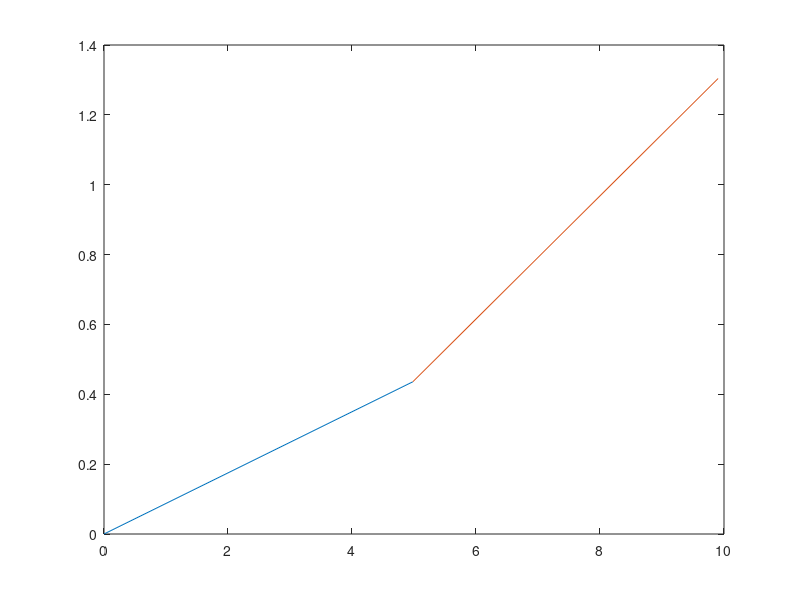
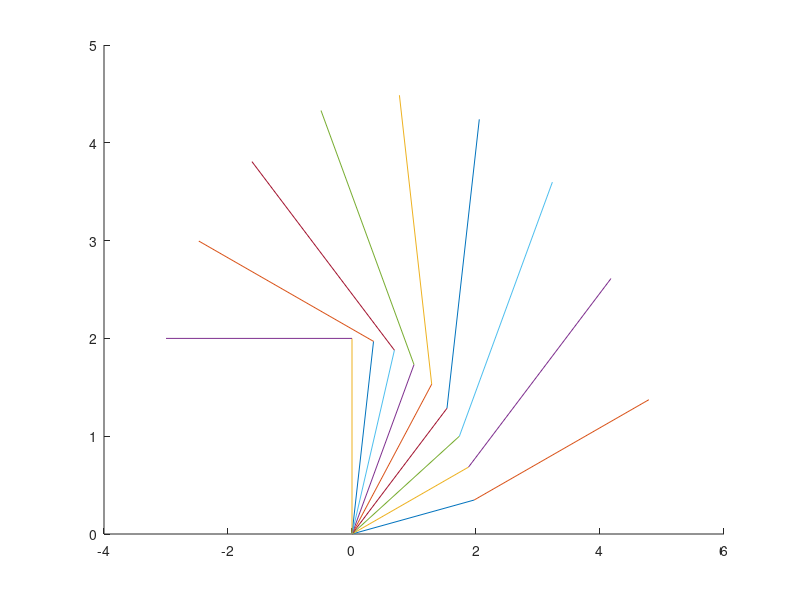
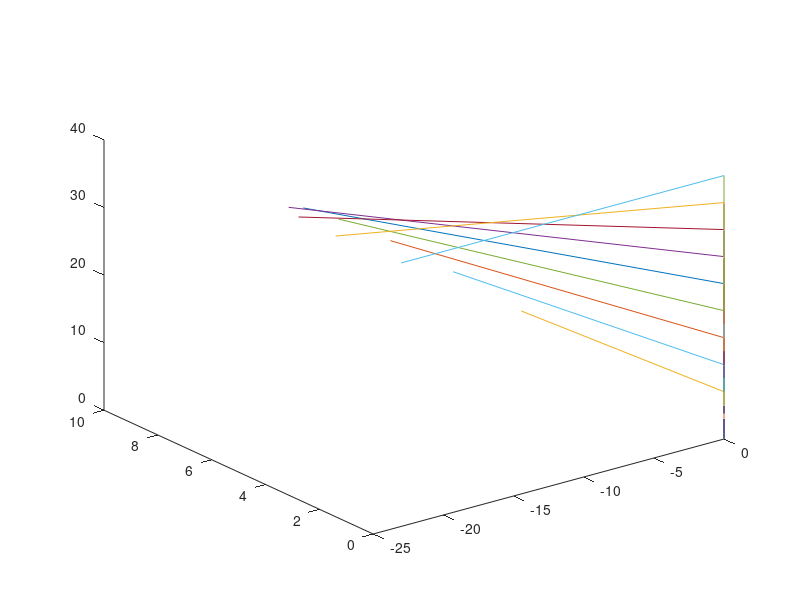

The MATLAB source for these figures, in order:
%% IR Lab 10

%% Task 1

alpha1 = input('alpha1: ');
alpha2 = input('alpha2: ');

theeta1 = input('theeta1: ');
theeta2 = input('theeta2: ');

x0 = 0;
y0 = 0;

x1 = alpha1*cosd(theeta1);
y1 = alpha1*sind(theeta1);

x2 = alpha1*cosd(theeta1) + alpha2*cosd(theeta1 + theeta2);
y2 = alpha1*sind(theeta1) + alpha2*sind(theeta1 + theeta2);

figure, plot([x0,x1],[y0,y1],[x1,x2],[y1,y2]);

%% Task 2

alpha1 = 2;
alpha2 = 3;
theeta1 = 10;
theeta2 = 10;
figure;
hold on;

for n = 1:9
    
    x0 = 0;
    y0 = 0;

    x1 = alpha1*cosd(theeta1);
    y1 = alpha1*sind(theeta1);

    x2 = alpha1*cosd(theeta1) + alpha2*cosd(theeta1 + theeta2);
    y2 = alpha1*sind(theeta1) + alpha2*sind(theeta1 + theeta2);

    plot([x0,x1],[y0,y1],[x1,x2],[y1,y2]);
    
    theeta1 = theeta1 + 10;
    theeta2 = theeta2 + 10;

end

%% Task 3

d1 = 3;
d2 = 4;
d3 = 7;

th1 = 10;

figure;

for j = 1:9
    
a = [0 0 0];
al = [0 -90 0];
d = [d1 d2 d3];
th = [th1 0 0];

A = zeros(4,4,3);

for i = 1:3
    A(:,:,i) = [cosd(th(i)) -sind(th(i))*cosd(al(i)) sind(th(i))*sind(al(i)) a(i)*cosd(th(i));
    sind(th(i)) cosd(th(i))*cosd(al(i)) -cosd(th(i))*sind(al(i)) a(i)*sind(th(i));
    0 sind(al(i)) cosd(al(i)) d(i); 0 0 0 1];
end

H = A(:,:,1)*A(:,:,2)*A(:,:,3);

x0 = 0;
y0 = 0;
z0 = 0;

B = A(:,:,1);
x1 = B(1,4);
y1 = B(2,4);
z1 = B(3,4);

C = A(:,:,1)*A(:,:,2);
x2 = C(1,4);
y2 = C(2,4);
z2 = C(3,4);

D = A(:,:,1)*A(:,:,2)*A(:,:,3);
x3 = D(1,4);
y3 = D(2,4);
z3 = D(3,4);

plot3([x0,x1],[y0,y1],[z0,z1],[x1,x2],[y1,y2],[z1,z2],[x2,x3],[y2,y3],[z2,z3]);
hold on;

d1 = d1 + 2;
d2 = d2 + 2;
d3 = d3 + 2;

th1 = th1 + 10;

end

%% Credits

% 
%  Made by:
%  Muhammad Abdlah
%  (2015-EE-166)
%